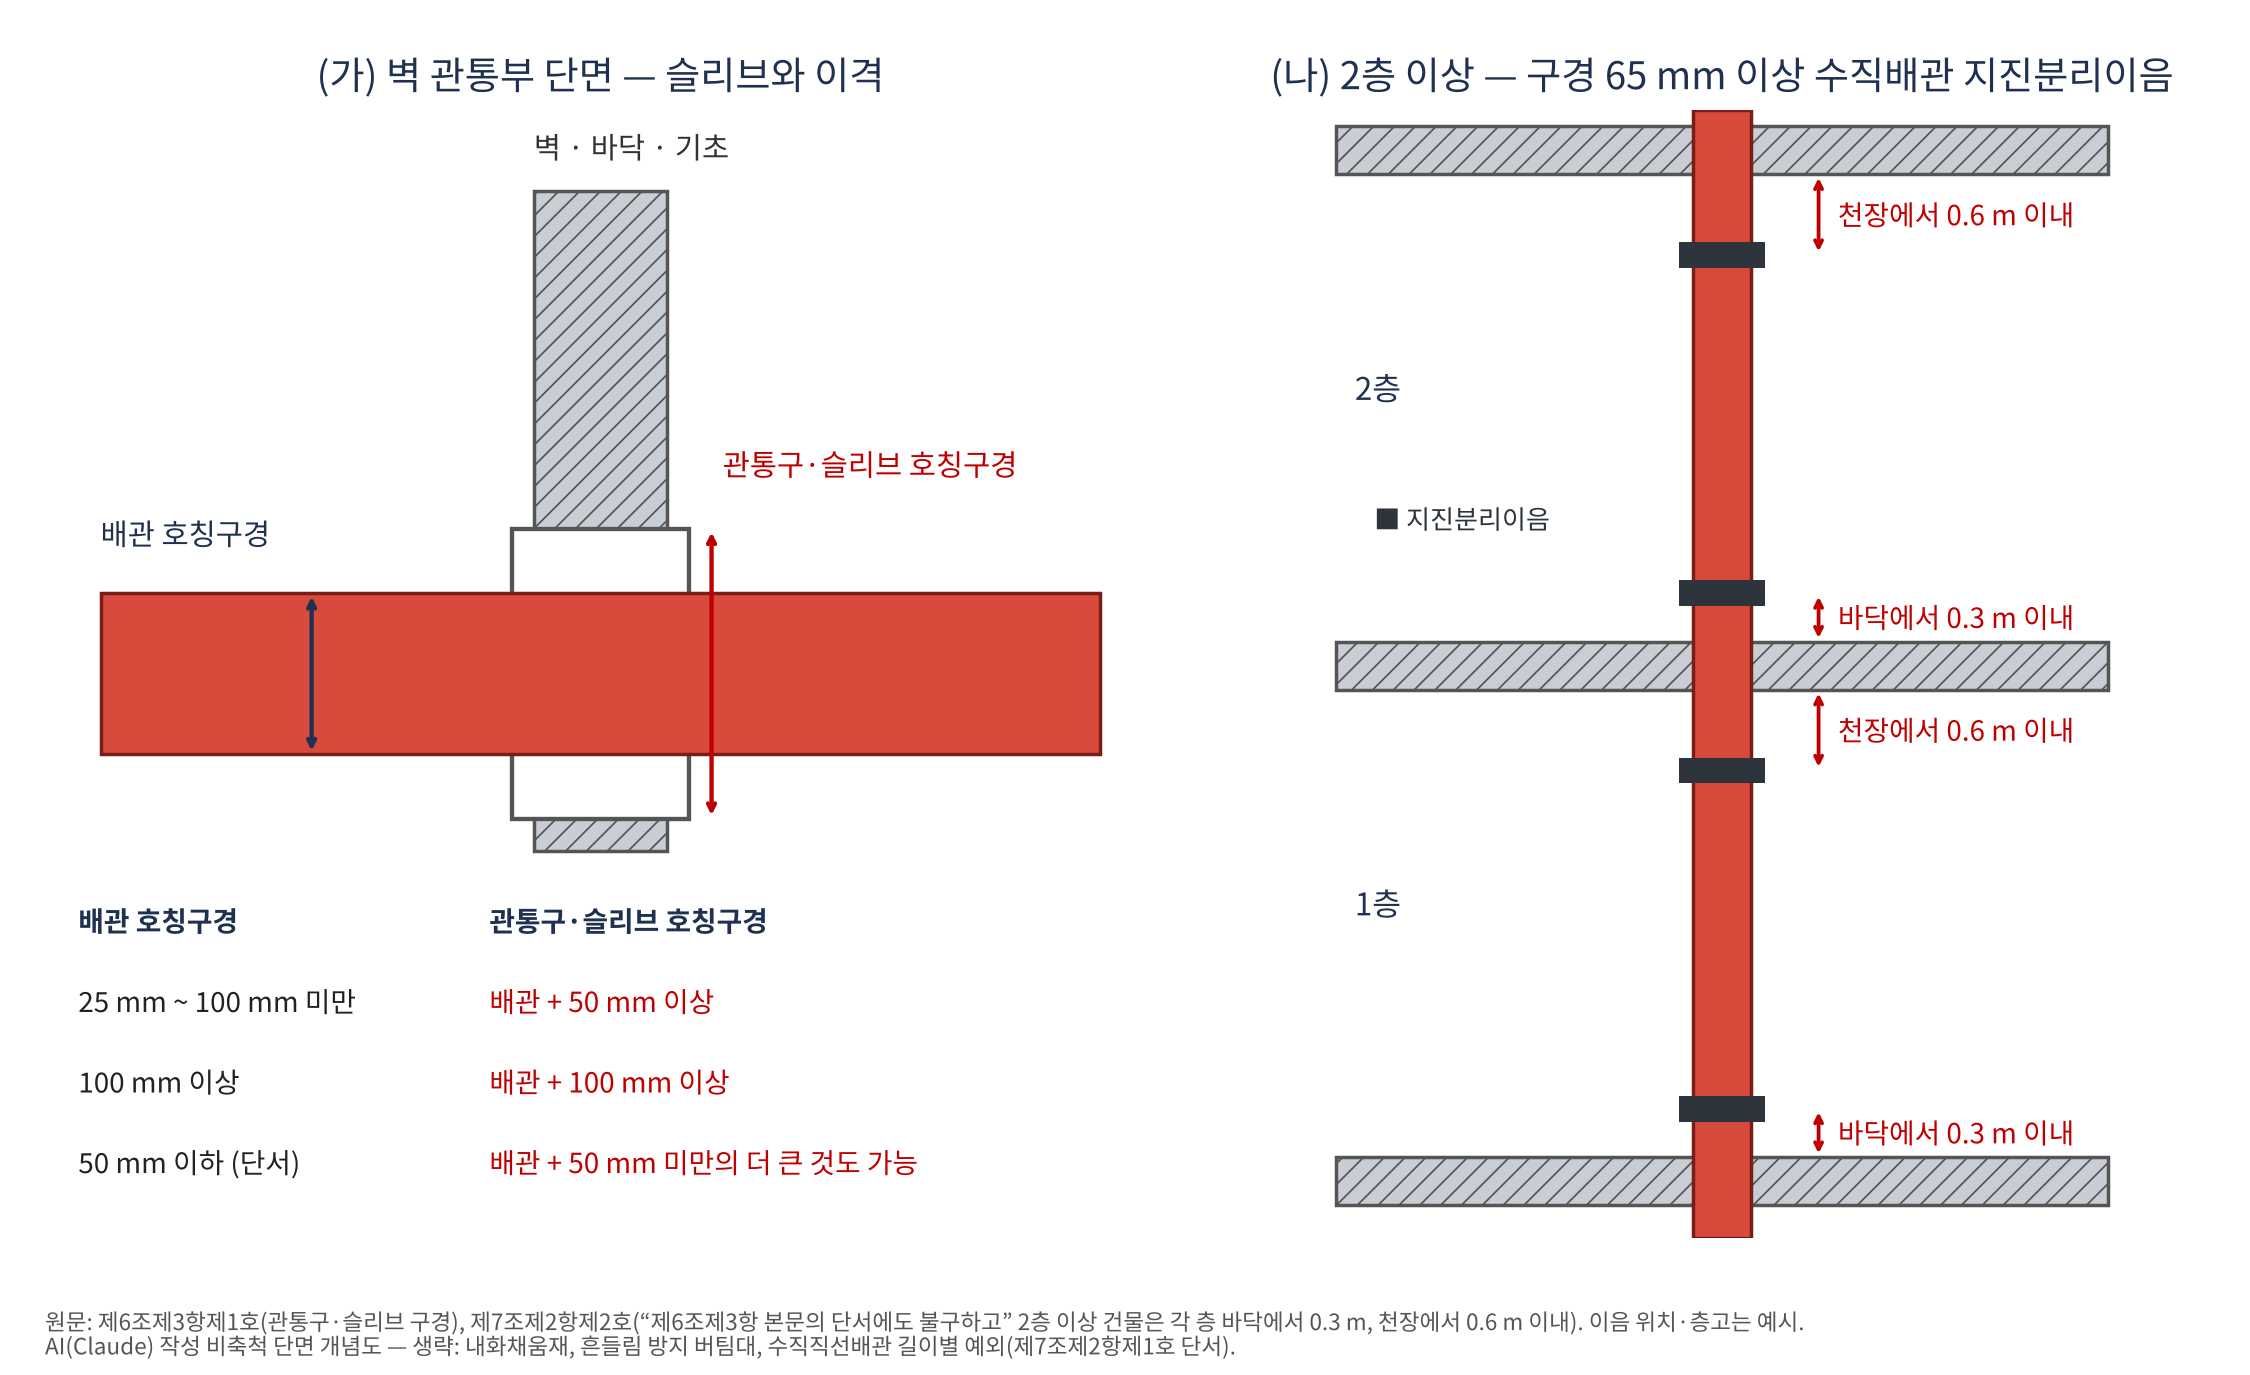

Write Python code to recreate this figure.
import matplotlib; matplotlib.use('Agg')
import matplotlib.pyplot as plt
from matplotlib import font_manager as fm
from matplotlib.patches import Rectangle
fp=[f for f in fm.findSystemFonts() if 'NotoSansCJK' in f and 'Bold' in f] or [f for f in fm.findSystemFonts() if 'NotoSansCJK' in f]
fm.fontManager.addfont(fp[0]); plt.rcParams['font.family']=fm.FontProperties(fname=fp[0]).get_name()
fig,(a,b)=plt.subplots(1,2,figsize=(18,11),dpi=125,gridspec_kw={'width_ratios':[1.15,1]})
R='#c00000';N='#1f3150'
# (가) 벽 관통 단면
a.set_xlim(0,100);a.set_ylim(0,70);a.axis('off');a.set_title('(가) 벽 관통부 단면 — 슬리브와 이격',fontsize=22,color=N,pad=12)
a.add_patch(Rectangle((44,24),12,41,fc='#c9ced5',ec='#555',lw=2,hatch='//'))
a.add_patch(Rectangle((42,26),16,18,fc='white',ec='#555',lw=2.5))      # 슬리브
a.add_patch(Rectangle((5,30),90,10,fc='#d84a3c',ec='#7a1d16',lw=2))     # 배관
a.annotate('',xy=(60,26),xytext=(60,44),arrowprops=dict(arrowstyle='<->',color=R,lw=2.5))
a.text(61,48,'관통구·슬리브 호칭구경',color=R,fontsize=17,va='center')
a.annotate('',xy=(24,30),xytext=(24,40),arrowprops=dict(arrowstyle='<->',color=N,lw=2.5))
a.text(5,43,'배관 호칭구경',color=N,fontsize=17)
a.text(44,67,'벽 · 바닥 · 기초',fontsize=17,color='#333')
rows=[('배관 호칭구경','관통구·슬리브 호칭구경'),('25 mm ~ 100 mm 미만','배관 + 50 mm 이상'),('100 mm 이상','배관 + 100 mm 이상'),('50 mm 이하 (단서)','배관 + 50 mm 미만의 더 큰 것도 가능')]
for i,(l,r) in enumerate(rows):
    y=19-i*5; w='bold' if i==0 else 'normal'
    a.text(3,y,l,fontsize=16,fontweight=w,color=N if i==0 else '#222'); a.text(40,y,r,fontsize=16,fontweight=w,color=N if i==0 else R)
# (나) 2층 이상 수직배관
b.set_xlim(0,100);b.set_ylim(0,70);b.axis('off');b.set_title('(나) 2층 이상 — 구경 65 mm 이상 수직배관 지진분리이음',fontsize=22,color=N,pad=12)
for y0 in (2,34,66):
    b.add_patch(Rectangle((10,y0),80,3,fc='#c9ced5',ec='#555',lw=2,hatch='//'))
b.add_patch(Rectangle((47,0),6,70,fc='#d84a3c',ec='#7a1d16',lw=2))
def j(y): b.add_patch(Rectangle((45.5,y-0.8),9,1.6,fc='#2d343b'))
for y in (8,29,40,61): j(y)
def dim(y0,y1,t):
    b.annotate('',xy=(60,y0),xytext=(60,y1),arrowprops=dict(arrowstyle='<->',color=R,lw=2.2)); b.text(62,(y0+y1)/2,t,color=R,fontsize=16,va='center')
dim(5,8,'바닥에서 0.3 m 이내'); dim(29,34,'천장에서 0.6 m 이내'); dim(37,40,'바닥에서 0.3 m 이내'); dim(61,66,'천장에서 0.6 m 이내')
b.text(12,52,'2층',fontsize=18,color=N); b.text(12,20,'1층',fontsize=18,color=N)
b.text(14,44,'■ 지진분리이음',fontsize=15,color='#2d343b')
fig.text(0.02,0.015,'원문: 제6조제3항제1호(관통구·슬리브 구경), 제7조제2항제2호(“제6조제3항 본문의 단서에도 불구하고” 2층 이상 건물은 각 층 바닥에서 0.3 m, 천장에서 0.6 m 이내). 이음 위치·층고는 예시.\nAI(Claude) 작성 비축척 단면 개념도 — 생략: 내화채움재, 흔들림 방지 버팀대, 수직직선배관 길이별 예외(제7조제2항제1호 단서).',fontsize=13,color='#555')
plt.subplots_adjust(left=.02,right=.98,top=.92,bottom=.1,wspace=.08)
plt.savefig('fig2.png',facecolor='white')
